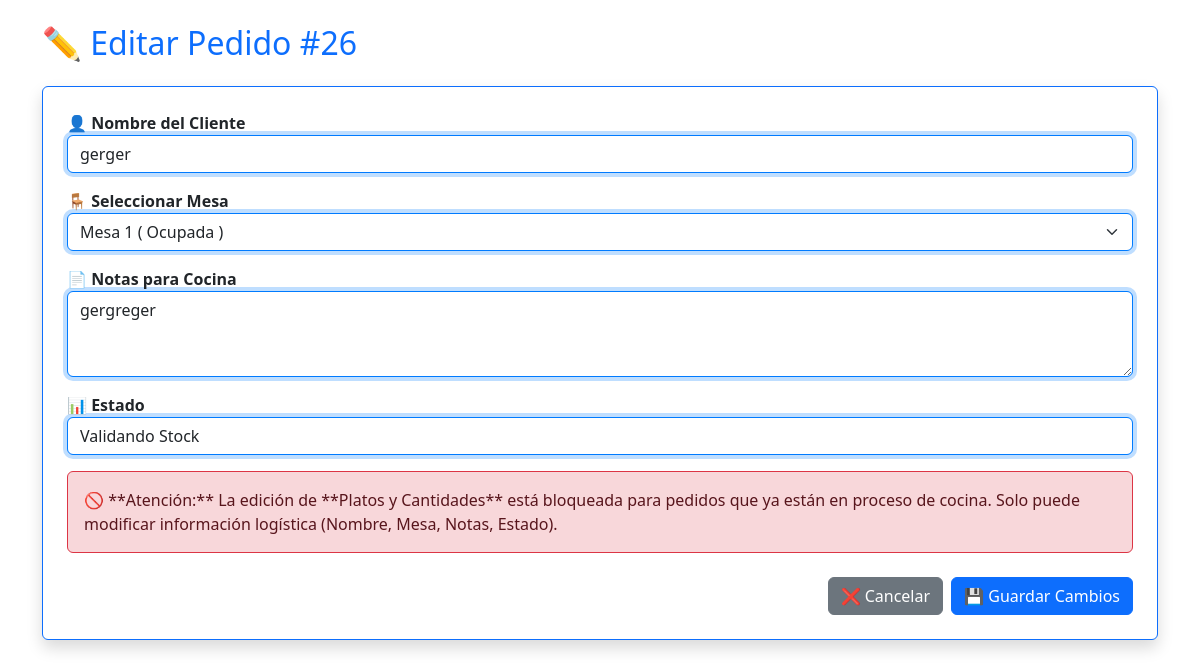
Screenshot of /editar/26/ with the database file from the repository.
### mainApp/models.py (models this page shows, shortened)
class Pedidos(models.Model):
    ESTADO_CHOICES = [
        ('pendiente', 'Pendiente'),
        ('validando_stock', 'Validando Stock'),  # ✅ Nuevo estado
        ('en_elaboracion', 'En Elaboración'),
        ('enviado_cocina', 'Enviado a Cocina'),
        ('listo', 'Listo para Recoger'),
        ('entregado', 'Entregado'),
        ('cancelado', 'Cancelado'),
    ]
    nombre = models.CharField(max_length=100, verbose_name="Nombre del Cliente")
    mesa = models.ForeignKey(Mesas, on_delete=models.CASCADE, verbose_name="Mesa")
    mesero = models.ForeignKey(User, on_delete=models.SET_NULL, null=True, verbose_name="Mesero")
    notas_cocina = models.TextField(verbose_name="Notas para Cocina", blank=True, null=True)
    estado = models.CharField(
        max_length=20,
        choices=ESTADO_CHOICES,
        default='pendiente',
        verbose_name="Estado"
    )
    fecha_creacion = models.DateTimeField(auto_now_add=True, verbose_name="Fecha de Creación")
    fecha_actualizacion = models.DateTimeField(auto_now=True, verbose_name="Última Actualización")
    timestamp_envio_cocina = models.DateTimeField(null=True, blank=True, verbose_name="Envío a Cocina")
    timestamp_entrega = models.DateTimeField(null=True, blank=True, verbose_name="Fecha de Entrega")
    reserva_stock_id = models.CharField(max_length=50, null=True, blank=True, verbose_name="ID Reserva M1")
    descuento_porcentaje = models.DecimalField(max_digits=5, decimal_places=2, default=0, verbose_name="% Descuento")
    stock_validado = models.BooleanField(default=False, verbose_name="Stock Validado en M1")
    stock_consumido = models.BooleanField(default=False, verbose_name="Stock Consumido en M1")
    class Meta:
        verbose_name = "Pedido"
        verbose_name_plural = "Pedidos"
        ordering = ['-fecha_creacion']

### mainApp/views.py (the view, shortened to what this page needs)
# urls.py: path('editar/<int:id>/', views.editar_pedido, name='editar_pedido'),
def editar_pedido(request, id):
    pedido = get_object_or_404(Pedidos, id=id)
    mesas_disponibles = Mesas.objects.filter(ocupada=False) | Mesas.objects.filter(id=pedido.mesa.id)
    platos = Plato.objects.all()
    detalles = pedido.detalles.all()
    return render(request, 'editar_pedido.html', {
        'pedido': pedido,
        'Mesas': mesas_disponibles,
        'platos': platos,
        'detalles': detalles
    })

### templates/editar_pedido.html (shortened to what this page needs)
<!DOCTYPE html>
<html lang="es">
<head>
    <link href="https://cdn.jsdelivr.net/npm/bootstrap@5.3.2/dist/css/bootstrap.min.css" rel="stylesheet" />
</head>
<body class="container mt-4">
    <h2 class="mb-4 text-primary">✏️ Editar Pedido #{{ pedido.id }}</h2>
    <div class="card shadow p-4 border-primary">
        <form method="POST">
            <div class="form-group mb-3">
                <label for="nombre" class="fw-bold">👤 Nombre del Cliente</label>
                <input type="text" name="nombre" id="nombre" class="form-control form-control-highlight" value="{{ pedido.nombre }}" required>
            </div>
            <div class="form-group mb-3">
                <label for="mesa" class="fw-bold">🪑 Seleccionar Mesa</label>
                <select name="mesa" id="mesa" class="form-select form-control-highlight" required>
                    {% for m in Mesas %}
                        <option value="{{ m.id }}" {% if m.id == pedido.mesa.id %}selected{% endif %}>
                            Mesa {{ m.numero }} ({% if m.ocupada %} Ocupada {% else %} Libre {% endif %})
                        </option>
                    {% endfor %}
                </select>
            </div>
            <div class="form-group mb-3">
                <label for="notas_cocina" class="fw-bold">📄 Notas para Cocina</label>
                <textarea name="notas_cocina" id="notas_cocina" class="form-control form-control-highlight" rows="3">{{ pedido.notas_cocina }}</textarea>
            </div>
            <div class="form-group mb-3">
                <label for="estado" class="fw-bold">📊 Estado</label>
                <select name="estado" id="estado" class="form-control form-control-highlight">
                    {% for key, value in pedido.ESTADO_CHOICES %}
                        <option value="{{ key }}" {% if key == pedido.estado %}selected{% endif %}>{{ value }}</option>
                    {% endfor %}
                </select>
            </div>
            <div class="alert alert-danger bg-danger-subtle border-danger text-danger-emphasis mb-4">
                🚫 **Atención:** La edición de **Platos y Cantidades** está bloqueada para pedidos que ya están en proceso de cocina. Solo puede modificar información logística (Nombre, Mesa, Notas, Estado).
            </div>
            <div class="d-flex justify-content-end">
                <a href="{% url 'detalle_pedido' pedido.id %}" class="btn btn-secondary me-2">❌ Cancelar</a>
                <button type="submit" class="btn btn-primary">💾 Guardar Cambios</button>
            </div>
        </form>
    </div>
</body>
</html>

### templates/editar_pedido.html (style rules this page uses)
.form-control:focus, .form-select:focus, .form-control-highlight { border-color: #007bff; box-shadow: 0 0 0 0.25rem rgba(0, 123, 255, 0.25); }

### rows the page displays
Pedidos: id "26", nombre "gerger", mesa "Mesa 1 ( Ocupada )", notas_cocina "gergreger", estado "Validando Stock"
